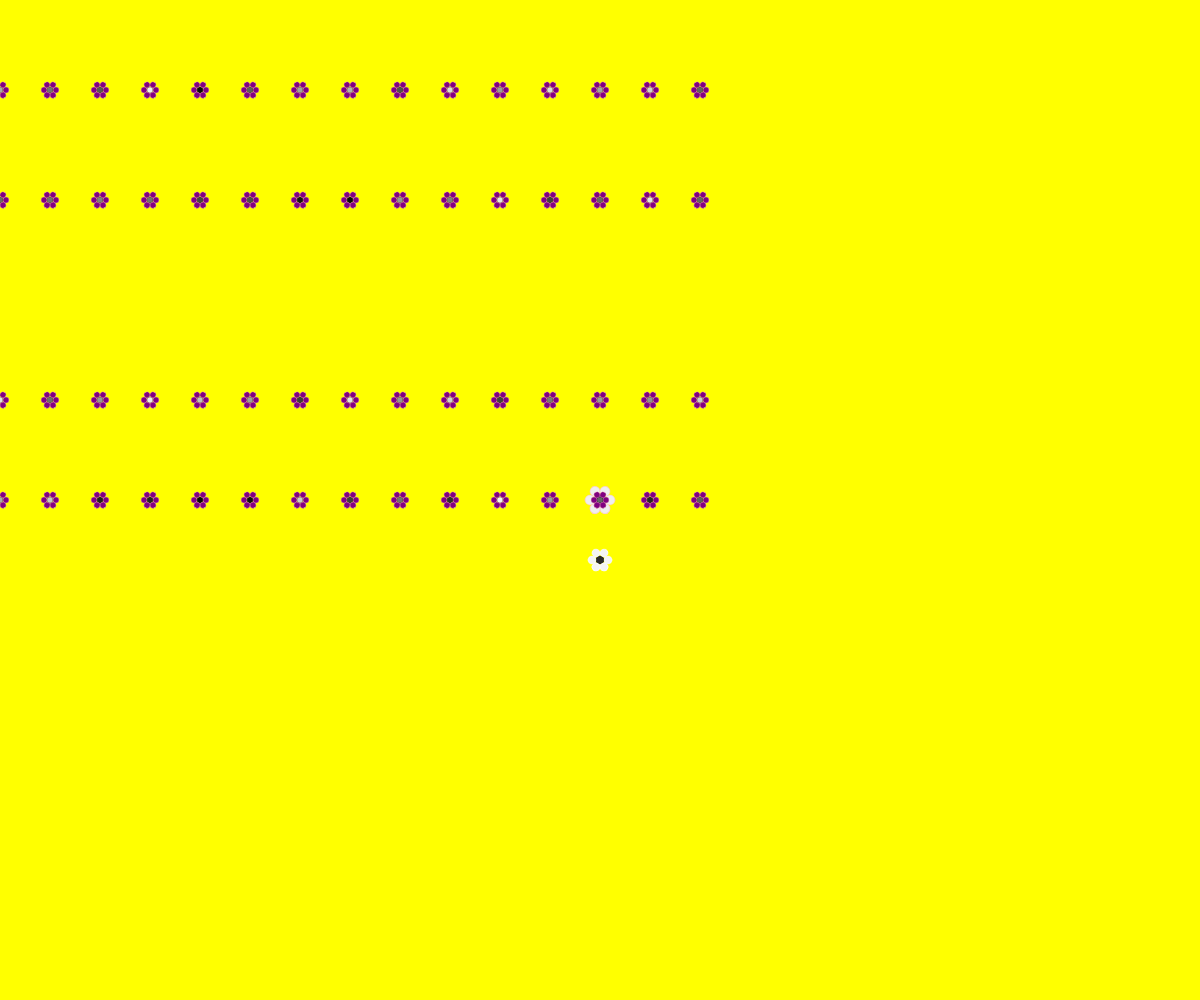
Frame 1 (no input)
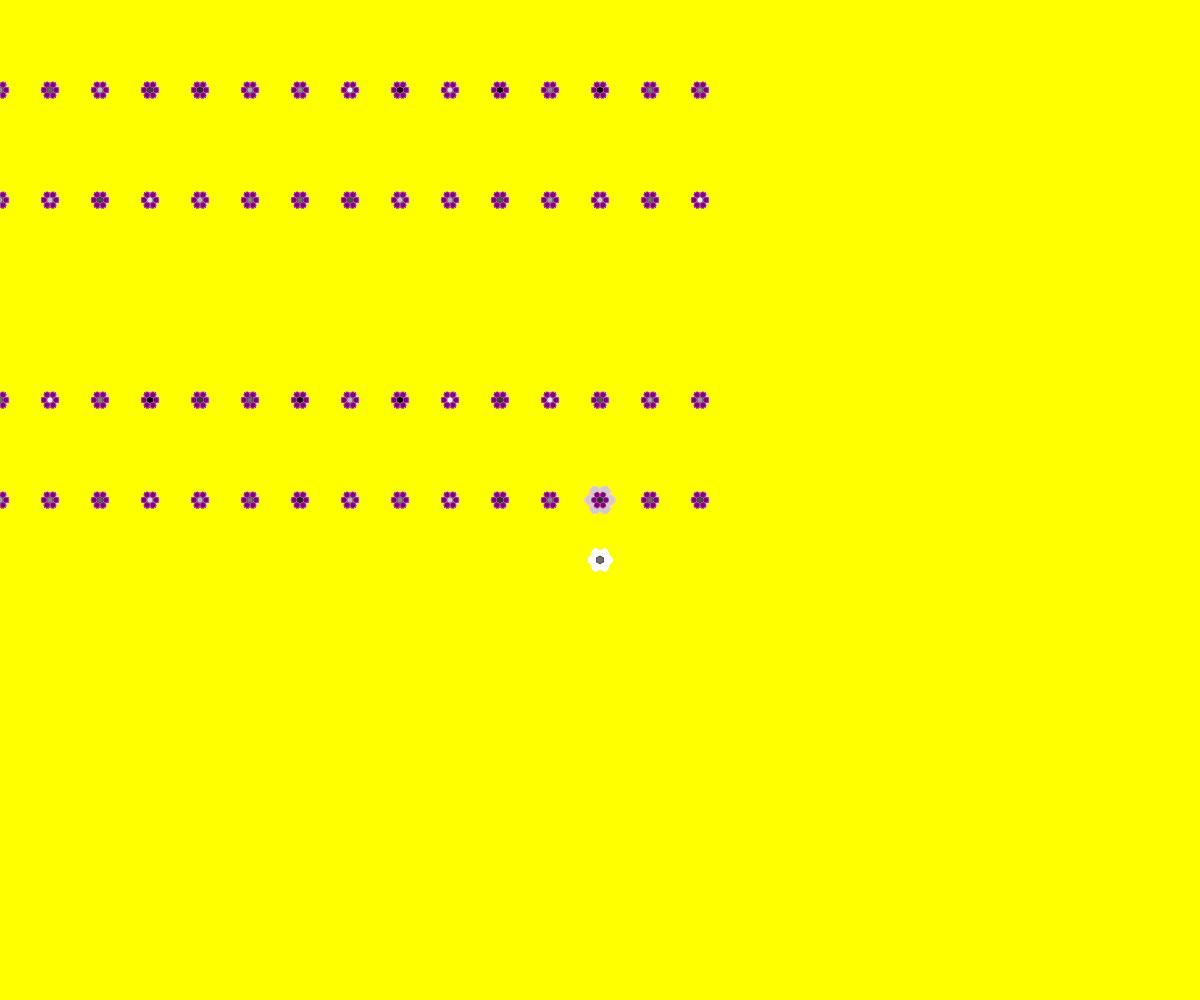
Frame 60 (no input)
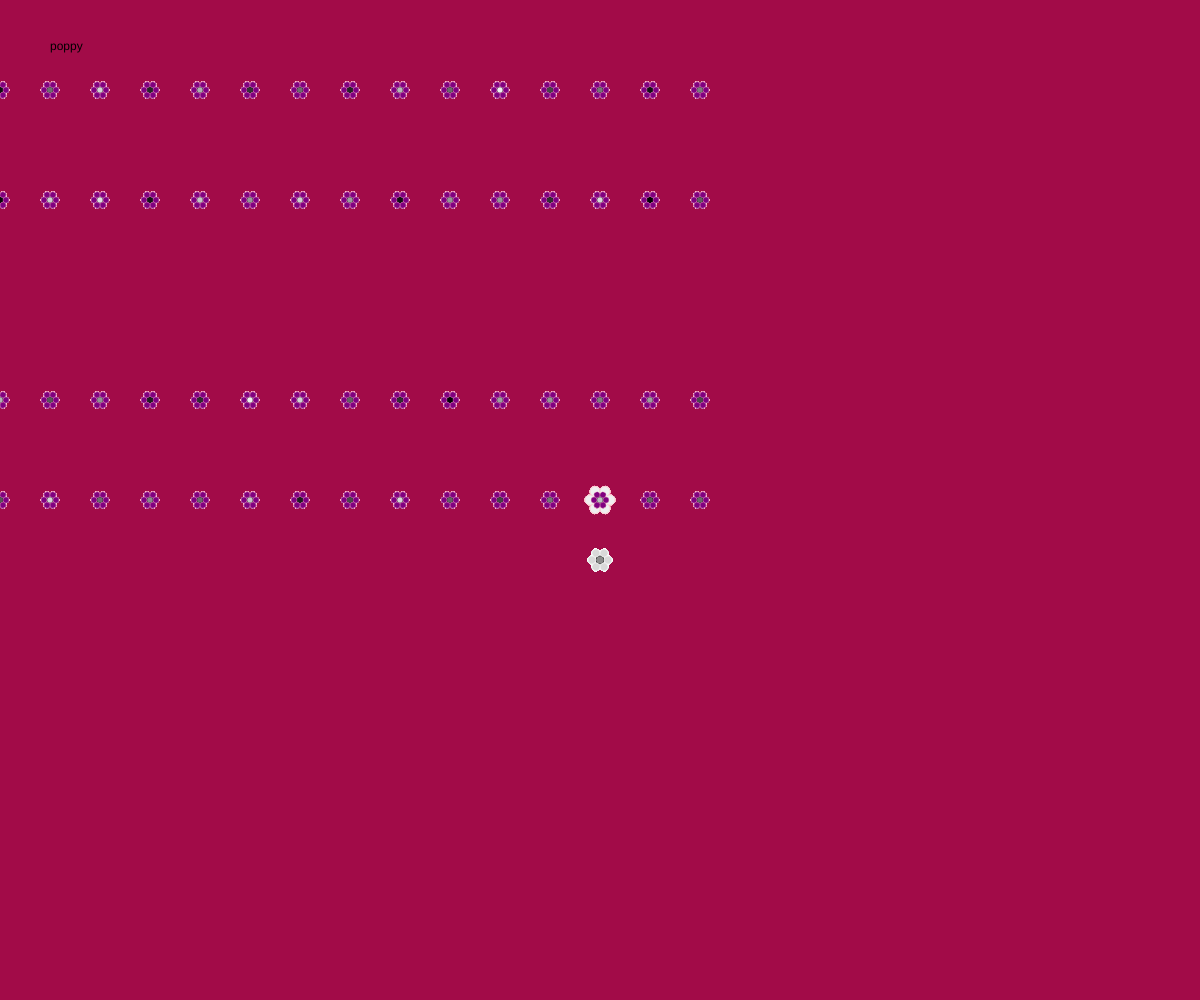
Frame 120 (the mouse pressed at the canvas centre since frame 60)

The p5.js sketch that drew these frames (run headless with seeded random() and noise() and a simulated clock; from frame 60 on, the mouse is pressed at the canvas centre):

// p5.js sketch
// ── sketch.js
//flowers I know of

let flowers = [{name: "rose", color : "red"},{name: "lily", color: "white"},{name: "orchid", color: "purple"},{name: "carnation", color: "blue"},{name: "camelia", color : "pink"},{name: "poppy", color: "orange"},{name: "freesia", color: "yellow"}]

let randomFlower;
let centerSize = 20;
let petalSize = 20;
let petalNumber = 8;

function setup() {
  createCanvas(windowWidth, windowHeight);
  background('yellow');
  angleMode(DEGREES);
  // randomFlower = int(random(flowers.length));
  // text(flowers[randomIndex].name, 50, 50);
  // flowers.splice(randomIndex,1 );
  // console.log(flowers);
}


function draw() {
  //translate (width/2, height/2 + 200);
  //branch(100);
  flowerss('white', 'pink', random(255, 200, 255), width/2, height/2, 0.5);
  flowerss('green', 'white',random(255, 200, 255), width/2, height/2+60, 0.4);

  for (let i =0; i <15; i++){
    flowerss('white', 'pink', 'purple', 50*i, 90, 0.3);
    flowerss('white', 'pink', 'purple', 50*i, 200, 0.3);
    //flowerss('white', 'pink', 'purple', 50*i, 300, 0.3);
    flowerss('white', 'pink', 'purple', 50*i, 500, 0.3);
     flowerss('white', 'pink', 'purple', 50*i, 400, 0.3);
  }
}

function flowerss(color1, strokeColor, color2, xPos, yPos, scaleNumber ){
  push();
  translate(xPos,yPos);
  scale(scaleNumber);
  fill((random(755), random(100), random(245)));
  circle(0,0,centerSize);
  //petal
  for( let i = 0; i < petalNumber; i++){
    angle = 60;
    rotate(angle);
    stroke(strokeColor);
    fill(color2);
    circle(20,0, petalSize);
  }
  pop();


}
function mousePressed (){
   background(random(200, 20), random(10,100), random(255));
   randomFlower = int(random(flowers.length));
   text(flowers[randomFlower].name, 50, 50);

 }
// function branch(spread) {

//   push();
//   if(spread > 10) {

//     strokeWeight (map (spread, 10, 100, 1, 20));
//     stroke(70,40,20);
//     line(0,0,0,- spread);
//     translate(0,- spread);
//     rotate(random(-20, - 30));
//     branch(spread * random (0.5, 0.9));
//   }else{
//     var r = 70 + random(-20, 60);
//     var g = 100 + random(-40, 10 );
//     var b = 40 + random (-20, 20);
//     fill (r, g, b);
//     noStroke();

//   pop();

// }
// }
